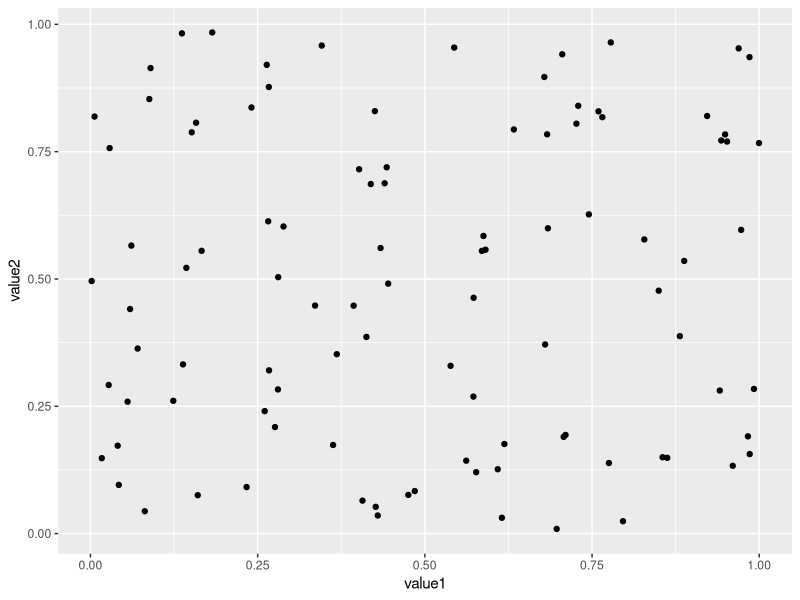
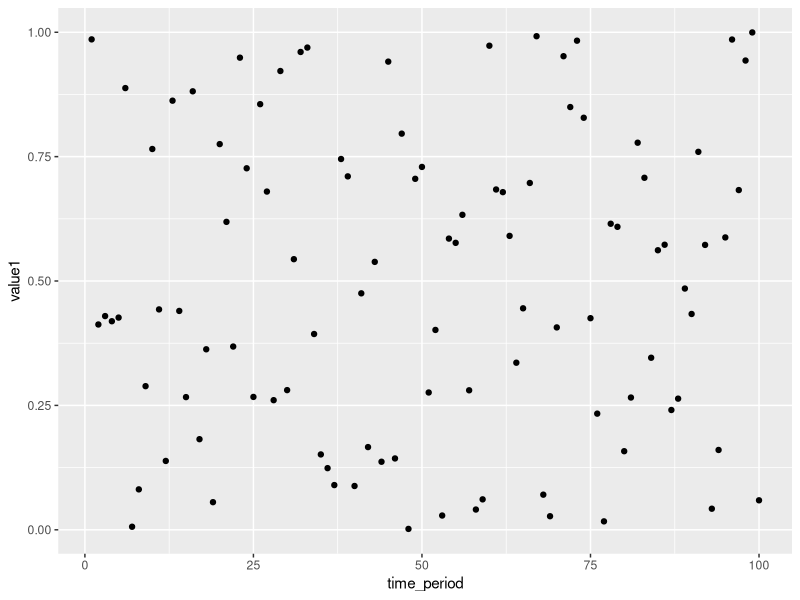
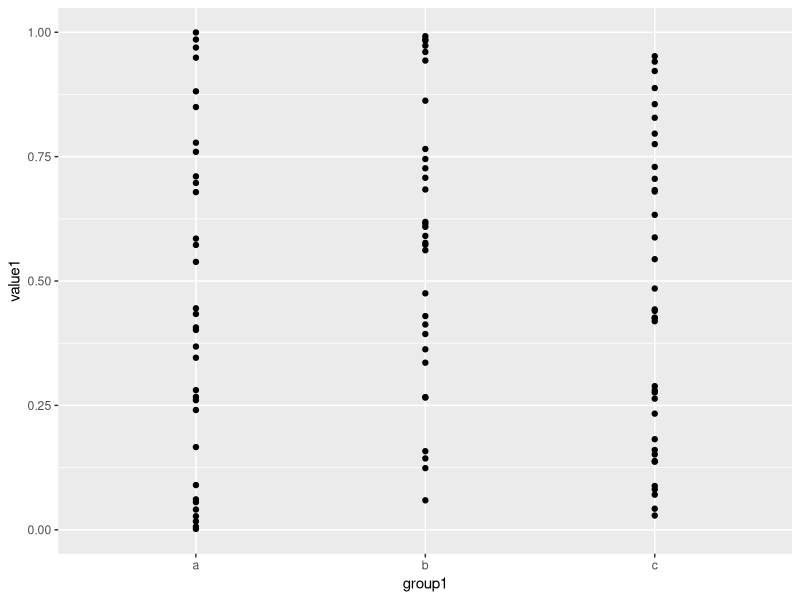
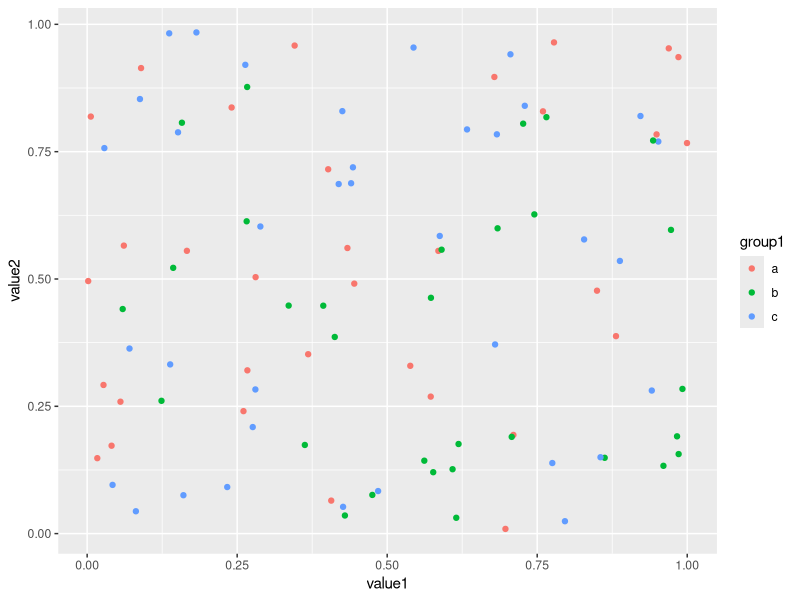
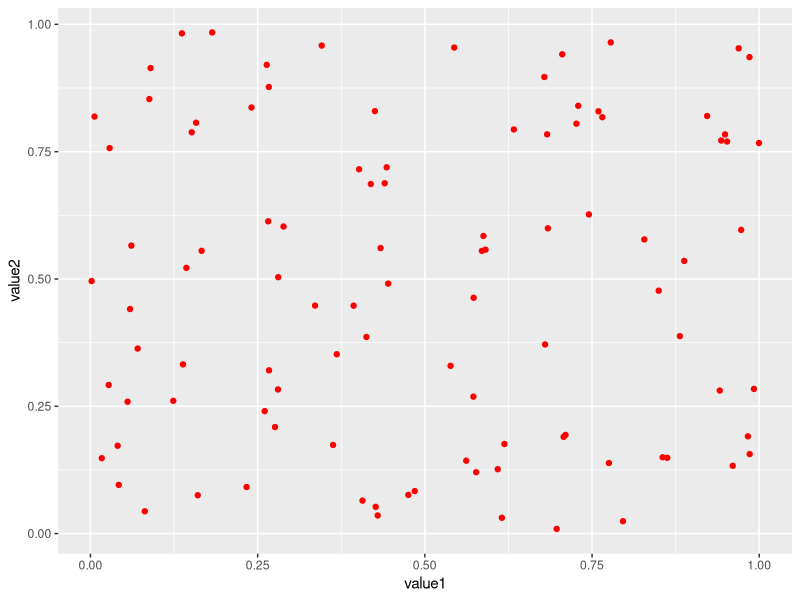
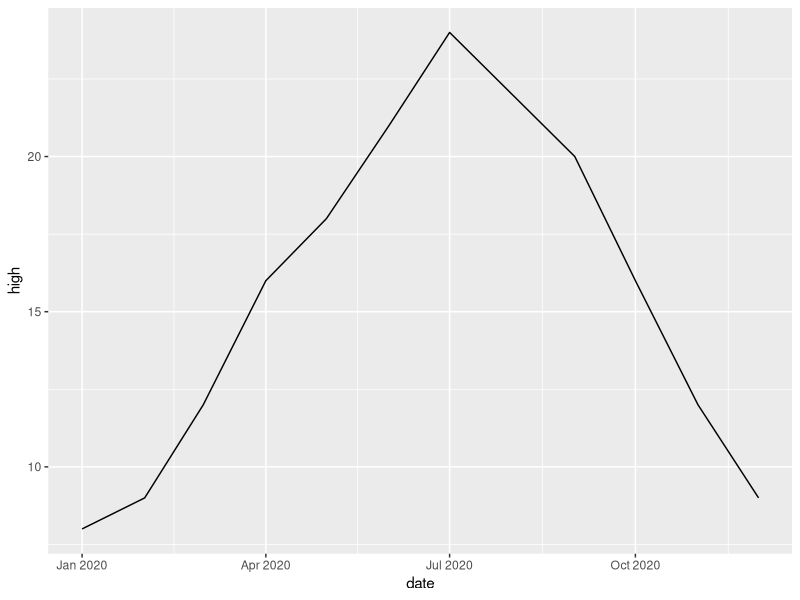
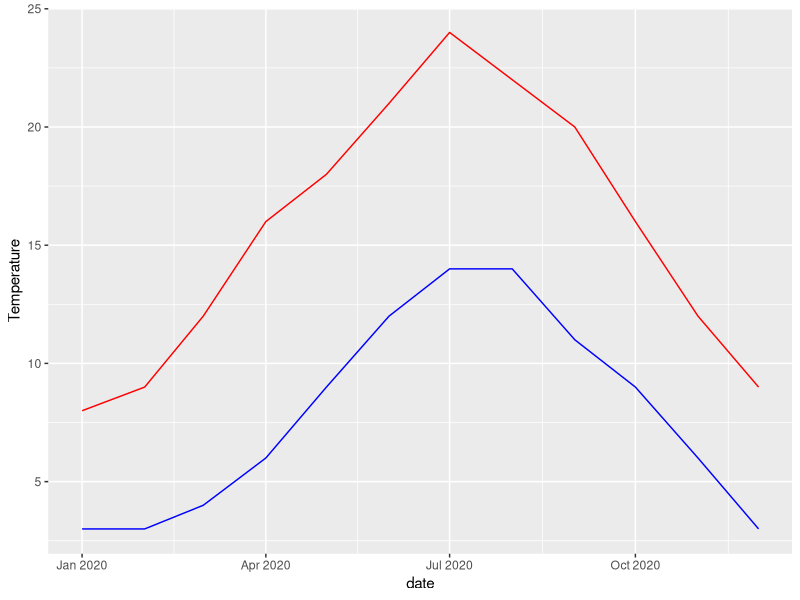
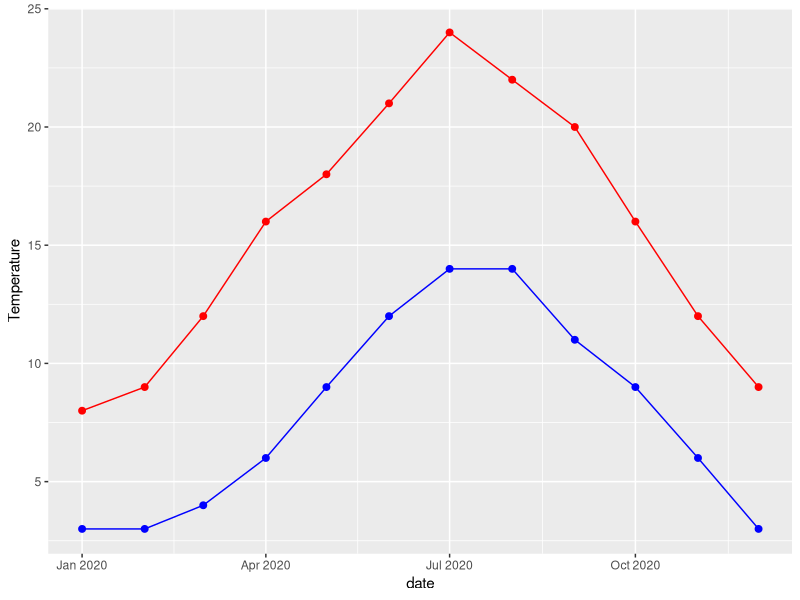

The R source for these figures, in order:
## ---- chunk 1
#| results = FALSE, warning = FALSE, message = FALSE
library(ggplot2)
library(dplyr)
library(tidyr)
library(lubridate)
## ---- chunk 2
# Create dummy data
set.seed(1001) # so random numbers can be replicated
dummy <- tibble(time_period = 1:100,
                value1 = runif(100, 0, 1), 
                value2 = runif(100, 0, 1),
                group1 = sample(c("a", "b", "c"), size = 100, replace = TRUE))

print(dummy)

# Some plots using geom_point

ggplot(data = dummy) + 
  geom_point(aes(x = value1, y = value2))

ggplot(data = dummy) +
  geom_point(aes(x = time_period, y = value1))

ggplot(data = dummy) +
  geom_point(aes(x = group1, y = value1))
## ---- chunk 3
# Colour inside aes - it varies with the data
# Colour depends on the value of group1

ggplot(data = dummy) + 
  geom_point(aes(x = value1, y = value2, colour = group1))

# Colour outside aes - it does not vary with the data
# Colour will always be red here

ggplot(data = dummy) + 
  geom_point(aes(x = value1, y = value2), colour = "red")
## ---- chunk 4
# Some more dummy data
celsius <- tibble(date = as.Date(paste0("2020-", 1:12, "-01")),
                  high = c(8, 9, 12, 16, 18, 21, 24, 22, 20, 16, 12, 9),
                  low = c(3, 3, 4, 6, 9, 12, 14, 14, 11, 9, 6, 3)) |> 
  mutate(month_name = month(date, label = TRUE))

# Simple line chart

ggplot(data = celsius) +
  geom_line(aes(x = date, y = high))

# Multiple lines

ggplot(data = celsius) +
  geom_line(aes(x = date, y = high), colour = "red") +
  geom_line(aes(x = date, y = low), colour = "blue") +
  labs(y = "Temperature")

# Lines and points

ggplot(data = celsius) +
  geom_line(aes(x = date, y = high), colour = "red") +
  geom_line(aes(x = date, y = low), colour = "blue") +
  geom_point(aes(x = date, y = high), colour = "red", size = 2) +
  geom_point(aes(x = date, y = low), colour = "blue", size = 2) +
  labs(y = "Temperature")
## ---- chunk 5
celsius_long <- pivot_longer(celsius, 
                             cols = c(high, low), 
                             names_to = "measurement",
                             values_to = "temperature")

print(celsius)
print(celsius_long)
## ---- chunk 6
chart_colours <- c("high" = "red", "low" = "blue")

ggplot(data = celsius_long) +
  geom_line(aes(x = date, y = temperature, colour = measurement)) +
  geom_point(aes(x = date, y = temperature, colour = measurement), size = 2) +
  labs(y = "Temperature") +
  scale_colour_manual(values = chart_colours)
## ---- chunk 7
# First stab at the points

ggplot(data = celsius_long) +
  geom_point(aes(x = temperature, y = month_name, colour = measurement)) 

# Fix the order of the months so it goes jan -> dec

reverse_months <- celsius_long |> 
  pull(month_name) |> 
  unique() |> 
  rev()
  
celsius_long <- mutate(celsius_long, 
                       month_name = factor(month_name, levels = reverse_months)) 

ggplot(data = celsius_long) +
  geom_point(aes(x = temperature, y = month_name, colour = measurement)) 
## ---- chunk 8
# Add the lines

ggplot(data = celsius_long) +
  geom_point(aes(x = temperature, y = month_name, colour = measurement)) +
  geom_line(aes(x = temperature, y = month_name, group = month_name))

# Reorder so the points are on top of the line

ggplot(data = celsius_long) +
  geom_line(aes(x = temperature, y = month_name, group = month_name)) +
  geom_point(aes(x = temperature, y = month_name, colour = measurement))
## ---- chunk 9
# Some tweaks to make it look nicer

ggplot(data = celsius_long) +
  geom_line(aes(x = temperature, y = month_name, group = month_name)) +
  geom_point(aes(x = temperature, y = month_name, colour = measurement), size = 4) +
  scale_color_manual(values = chart_colours) +
  theme_minimal() +
  labs(x = "Temperature", 
       y = "", 
       title = "Dumbbell plot of dummy temperatures")

